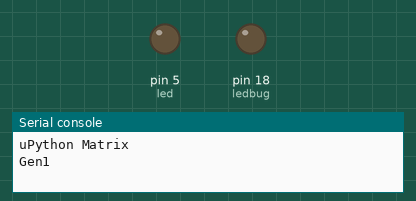
Recording of a program running on a simulated MicroPython board. Shown: output pins drawn as LEDs (lit = HIGH), the last lines printed to the serial console. Pins used as bus, display or sensor lines are not drawn.

Above: at 1.7 s.
At 6.5 s:
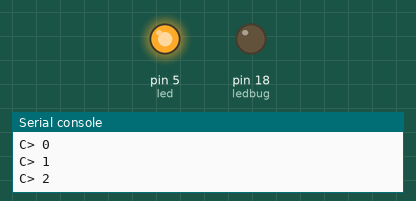
Timing chart, 0 to 7.4 s (numbered marks = the images above):
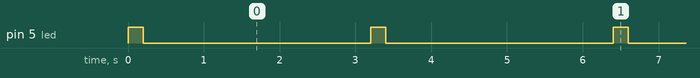

The program:

tst_una_matriz_spi.py
```python
import machine
from machine import Pin,SPI


#Declaracion de pines y constantes
LEDPIN=5
led=Pin(LEDPIN,Pin.OUT)

LEDBUG=18
ledbug=Pin(LEDBUG,Pin.OUT)

NUMMATRIZ=4
LONGBUF=NUMMATRIZ*8
datocero=0b00000000
buffram=[]
for i in range(LONGBUF+1):
    buffram.append(datocero)

oe = 27
oePin = machine.Pin(oe, machine.Pin.OUT)
#Config HW
data = 26;    # pin connected to the serial input of the MAX7219 (DIN)
load = 33;    # pin for loading data (CS)
clk  = 25;    # pin for the clock of the serial link (CLK)
miso=15 #notused
# Initialize the pins as outputs
dataPin = machine.Pin(data, machine.Pin.OUT)
loadPin = machine.Pin(load, machine.Pin.OUT)
clkPin  = machine.Pin(clk, machine.Pin.OUT)
misoPin = machine.Pin(miso, machine.Pin.OUT)
# Set them to level 0
dataPin.off()
loadPin.off()
clkPin.off()

spi = machine.SPI(-1, sck = clkPin, mosi = dataPin, miso = misoPin)

columnas=[0b00000001,0b00000010,0b00000100,0b00001000,0b00010000,0b00100000,0b01000000,0b10000000]
#tblposdig=[1,9,19,27,25,31]
tblposdig=[1,10,19,27,25,31]
coldata = bytearray(columnas)
datocolumna=bytearray(1)
ptrcol=0
def handleInterrupt(timer):
    global interruptCounter
    global datocolumna
    global ptrcol
    global datodat
    interruptCounter = False
    oePin.on()
    datocolumna=coldata[ptrcol]
    datodat=buffram[ptrcol]
    ptrcol=ptrcol+1
    ptrcol=ptrcol%8
    serialWrite(datocolumna,datocero)
    serialWrite(datocolumna,datocero)
    serialWrite(datocolumna,datocero)
    serialWrite(datocolumna,datocero)
    serialWrite(datocolumna,datodat)
    serialWrite(datocolumna,buffram[ptrcol+8])
    serialWrite(datocolumna,buffram[ptrcol+16])
    serialWrite(datocolumna,buffram[ptrcol+24])
    oePin.off()
    interruptCounter=True

interruptCounter = False
#totalInterruptsCounter = 0
timer = machine.Timer(1)
timer.init(period=2, mode=machine.Timer.PERIODIC, callback=handleInterrupt) #Ints cada 2 ms
tled=0

# Send a byte bit by bit to the MAX7219, most significant bit first
def serialShiftByte(data):
    # Set the clock to 0 in order to be able to make a rising edge later
    clkPin.off()
    # Shift the 8 bits of data
    spi.write(data)
# Write some data in a register of the MAX7219.
buffer = bytearray(2)
def serialWrite(address, data):
    # Set CS to 0 to create a rising edge later
    buffer[0] = address
    buffer[1] = data
    loadPin.off()
    # Send the address of the register first
    spi.write(buffer)
    # then the data
    # make a rising edge on CS to load the transmitted data into the register
    loadPin.on()
    loadPin.off()
# Send a byte bit by bit to the MAX7219, most significant bit first

def gendig(valdig,posdig):
    ptrdig=valdig*6
    ptrpos=tblposdig[posdig]
    #print("Ptrpos>",ptrpos)
    for i in range(6):
        ptr=ptrdig+i
        #print("ptr>",ptr)
        datadig=TBLDIG[ptr]
        ptr2=ptrpos+i-1
        buffram[ptr2]=datadig
        #print("ptr2>",ptr2)


TBLDIG=[0B01111110,
0B11111111,
0B10000001,
0B10000001,
0B11111111,
0B01111110,
0B00000000,
0B00000001,
0B11111111,
0B11111111,
0B01000001,
0B00100000,
0B01100001,
0B11110001,
0B10010001,
0B10010001,
0B10011111,
0B10001111,
0B01101110,
0B11111111,
0B10010001,
0B10010001,
0B10010001,
0B10000001,
0B11111111,
0B11111111,
0B00001000,
0B00001000,
0B11111000,
0B11110000,
0B10001110,
0B10011111,
0B10010001,
0B10010001,
0B11110001,
0B11110001,
0B00001110,
0B10011111,
0B10010001,
0B10010001,
0B11111111,
0B01111110,
0B11000000,
0B11100000,
0B10110000,
0B10011000,
0B10001111,
0B10000111,
0B01101110,
0B11111111,
0B10010001,
0B10010001,
0B11111111,
0B01101110,
0B01111110,
0B11111111,
0B10010001,
0B10010001,
0B11110001,
0B01100000,
0B00000000,
0B00000000,
0B00000000,
0B00000000,
0B00000000,
0B00000000,
]

print("uPython Matrix")
ptrcol=0
datocero=0b00000000
datodat=0b001000100
print("Gen1")
gendig(4,0)
gendig(3,1)
gendig(2,2)
gendig(1,3)
tick=0
newdig=False
cntrdig=0
while True:
  if interruptCounter:
    interruptCounter = False
    tled=tled+1
    tled=tled%1600
    if tled <100:
      led.value(1)
    else:
      led.value(0)
    tick=tick+1
    tick=tick%1000
    if tick==0:
        newdig=True
  if newdig:
      newdig=False
      print("C>",cntrdig)
      tmpdig=10-cntrdig
      gendig(3,0)
      gendig(tmpdig,1)
      gendig(cntrdig,2)
      gendig(tmpdig,3)
      cntrdig=cntrdig+1
      cntrdig=cntrdig%10
print("FIN tst Timer")
```

Measured:
- by itself, pin 5 (led): alternates HIGH for 0.20 s and LOW for 3.0 s
